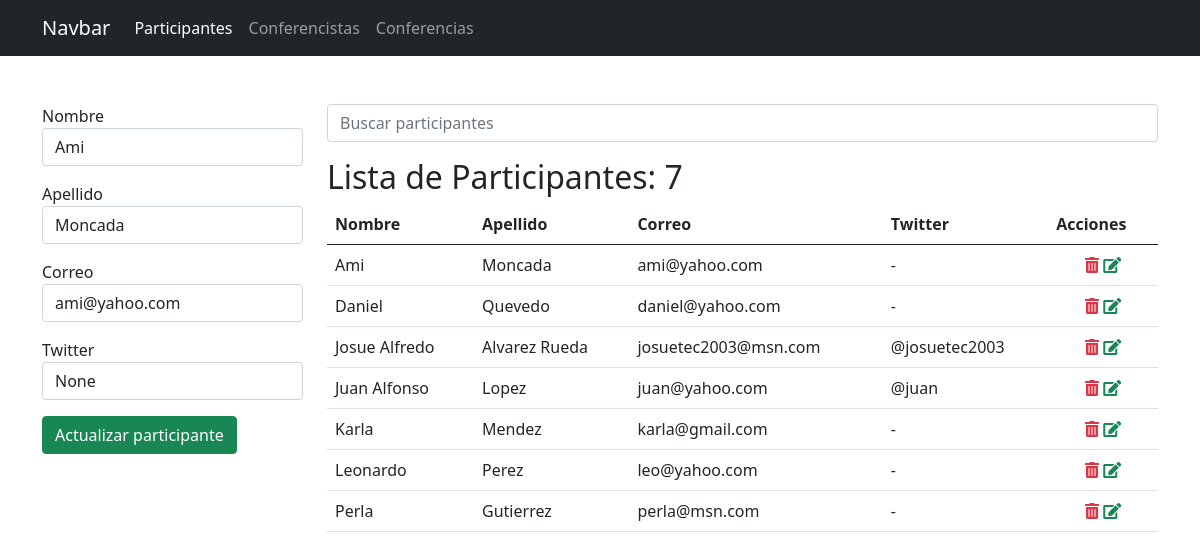
The app's page /participantes/18/editar/ with its own data.
### app_registro/models.py (models this page shows, shortened)
class Participante(models.Model):
    nombre = models.CharField(max_length=25)
    apellido = models.CharField(max_length=25)
    correo = models.EmailField()
    twitter = models.CharField(max_length=35, null=True, blank=True)

### app_registro/views.py (the view, shortened to what this page needs)
# urls.py: path('participantes/<int:id>/editar/', views.editar_participante, name='editar_participante'),
def editar_participante(request, id):
    par = get_object_or_404(Participante, pk=id)
    data = Participante.objects.all().order_by('nombre')
    ctx = {
        'activo': 'participantes',
        'participantes': data,
        'p': par
    }
    return render(request, 'registro/participantes.html', ctx)

### app_registro/templates/registro/participantes.html (shortened to what this page needs)
{% extends "base.html" %}
{% block container %}
    <div class="row">
        <div class="col-3">
            {% if p %}
            <form action="{% url 'editar_participante' p.id %}" method="post">
            {% else %}
            <form action="{% url 'participantes' %}" method="post">
            {% endif %}
                <div class="mb-3">
                    <label for="nombre">Nombre</label>
                    <input type="text" value="{{ p.nombre }}" name="nombre" id="nombre" class="form-control" required autofocus>
                </div>
                <div class="mb-3">
                    <label for="apellido">Apellido</label>
                    <input type="text" value="{{ p.apellido }}" name="apellido" id="apellido" class="form-control" required>
                </div>
                <div class="mb-3">
                    <label for="correo">Correo</label>
                    <input type="email" value="{{ p.correo }}" name="correo" id="correo" class="form-control" required>
                </div>
                <div class="mb-3">
                    <label for="twitter">Twitter</label>
                    <input type="text" value="{{ p.twitter }}" name="twitter" id="twitter" class="form-control" placeholder="Tu usuario" required>
                </div>
                <div class="mb-3">
                    {% if p %}
                    <input type="submit" class="btn btn-success" value="Actualizar participante">
                    {% else %}
                    <input type="submit" class="btn btn-success" value="Registrar participante">
                    {% endif %}
                </div>
            </form>
        </div>
        <div class="col-9">
            <form action="" method="get">
                <input type="search" name="q" value="{{ q|default_if_none:'' }}" class="form-control" placeholder="Buscar participantes">
            </form>
            <h2 class="mt-3">Lista de Participantes: {{ participantes.count }}</h2>
            <table class="table table-hover">
                <thead>
                    <tr>
                        <th>Nombre</th>
                        <th>Apellido</th>
                        <th>Correo</th>
                        <th>Twitter</th>
                        <th>Acciones</th>
                    </tr>
                </thead>
                <tbody>
                    {% for p in participantes %}
                    <tr>
                        <td>{{ p.nombre }}</td>
                        <td>{{ p.apellido }}</td>
                        <td>{{ p.correo }}</td>
                        <td>
                            {{ p.twitter|default_if_none:'-' }}
                        </td>
                        <td class="text-center">
                            <a onclick="if (!confirm('Confirme la eliminacion')) return false;" href="{% url 'eliminar_participante' p.id %}" class="text-danger"><span class="fas fa-trash-alt"></span></a>
                            <a href="{% url 'editar_participante' p.id %}" class="text-success"><span class="fas fa-edit"></span></a>
                        </td>
                    </tr>
                    {% empty %}
                    <tr>
                        <td colspan="5" class="text-danger text-center">No se encontraron resultados</td>
                    </tr>
                    {% endfor %}
                </tbody>
            </table>
        </div>
    </div>
{% endblock %}

### records on screen
Participante: nombre "Ami", apellido "Moncada", correo "ami@yahoo.com", twitter "None", twitter "-"
Participante: nombre "Daniel", apellido "Quevedo", correo "daniel@yahoo.com", twitter "-"
Participante: nombre "Josue Alfredo", apellido "Alvarez Rueda", correo "josuetec2003@msn.com", twitter "@josuetec2003"
Participante: nombre "Juan Alfonso", apellido "Lopez", correo "juan@yahoo.com", twitter "@juan"
Participante: nombre "Karla", apellido "Mendez", correo "karla@gmail.com", twitter "-"
Participante: nombre "Leonardo", apellido "Perez", correo "leo@yahoo.com", twitter "-"
Participante: nombre "Perla", apellido "Gutierrez", correo "perla@msn.com", twitter "-"

### other values on screen
{{ participantes.count }} "7"
